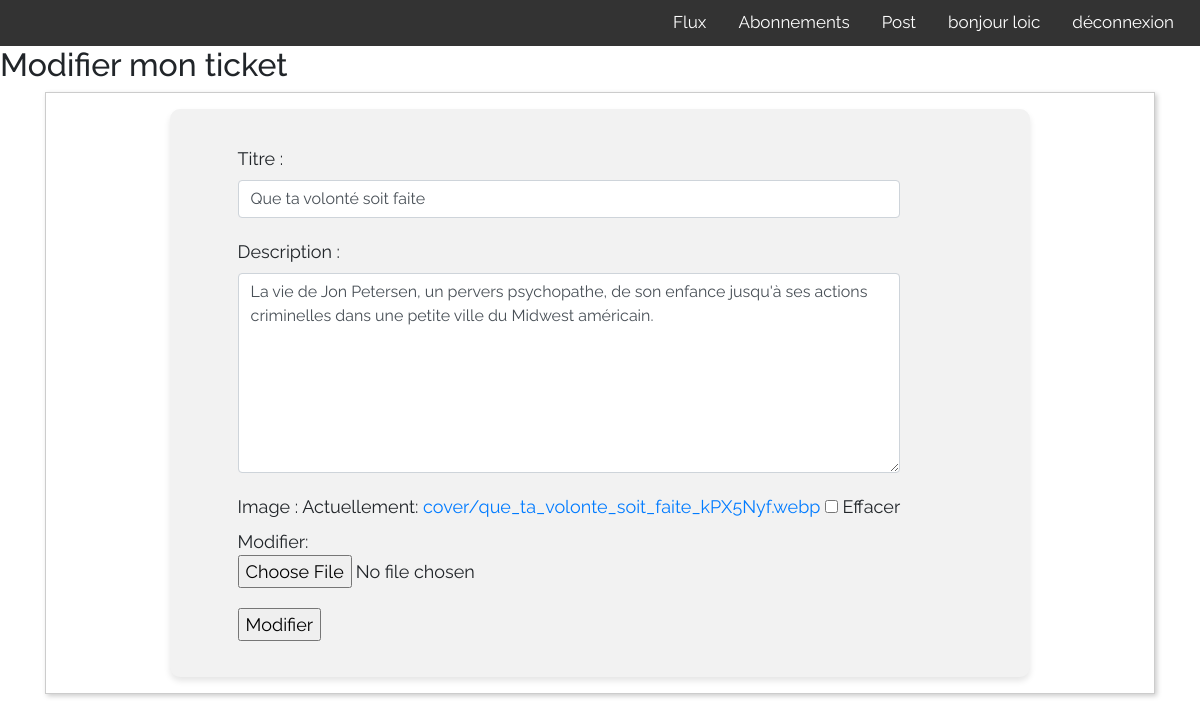
The page /edit_ticket/76/ (signed in) on the database its author committed.
### tickets/models.py (models this page shows, shortened)
class Ticket(models.Model):
	title = models.CharField(max_length=128)
	description = models.TextField(max_length=2048, blank=True)
	user = models.ForeignKey(User, on_delete=models.CASCADE)
	image = models.ImageField(upload_to='cover/', blank=True, null=True)
	time_created = models.DateTimeField(auto_now_add=True)
	has_review = models.BooleanField(default=False)
	class Meta:
		verbose_name = 'Ticket'
		verbose_name_plural = 'Tous les tickets'
		ordering = ["user"]

### tickets/views.py (the view)
# urls.py: path('edit_ticket/<int:ticket_id>/', views.edit_ticket, name='edit_ticket'),
@login_required(login_url='followers:login')
def edit_ticket(request: HttpRequest, ticket_id: int) -> HttpResponse:
	review = get_object_or_404(Ticket, pk=ticket_id)
	if request.method == 'POST':
		form = TicketCreateForm(request.POST, instance=review)
		if form.is_valid():
			form.save()
			return redirect('reviews:user_posts')
	else:
		form = TicketCreateForm(instance=review)
	return render(request, 'edit_ticket.html', {'form': form})

### tickets/views.py
class TicketCreateForm(forms.ModelForm):
	title = forms.CharField(max_length=128, label="Titre")
	description = forms.CharField(required=False, label="Description", widget=forms.Textarea(attrs={'class': 'form-control'}))
	image = forms.ImageField(required=False, label="Image")  # Ajout du champ pour l'image
	class Meta:
		model = Ticket
		exclude = ['ticket']
		fields = ['title', 'description', 'image', ]

### tickets/templates/tickets/edit_ticket.html (shortened to what this page needs)
{% extends 'base.html' %}
{% load crispy_forms_tags %}
{% load widget_tweaks %}
{% block content %}
  <h2>Modifier mon ticket</h2>
  <div class="container">
    <div class="post">
        <div class="post-content">
            <div class="btn-update-review">
             <form method="post" enctype="multipart/form-data" id="review-form">
                <div class="form-group">
                  {{ form.title.label_tag }}
                  {{ form.title|add_class:"form-control" }}
                </div>
                <div class="form-group">
                  {{ form.description.label_tag }}
                  {{ form.description|add_class:"form-control form-control-description" }}
                </div>
              <div class="form-group">
              {{ form.image.label_tag }}
              {{ form.image|add_class:"form-control-file" }}
              </div>
                <input type="submit" value="Modifier">
              </form>
            </div>
        </div>
    </div>
  </div>
{% endblock %}

### templates/base.html (shortened to what this page needs)
{% load static %}
<!DOCTYPE html>
<html lang="fr">
<head>
    <link rel="stylesheet" href="https://maxcdn.bootstrapcdn.com/bootstrap/4.0.0/css/bootstrap.min.css">
    <link rel="stylesheet" href="{% static 'css/style.css' %}">
    <link rel="stylesheet" href="https://use.fontawesome.com/releases/v5.14.0/css/all.css">
</head>
<body>
<nav>
  <ul>
      {% if request.user.is_authenticated %}
      <li><a href="{% url 'followers:logout' %}">déconnexion</a></li>
      <li><a href="{% url 'followers:profile' %}">bonjour {{ user.username }}</a></li>
      {% else %}
      <li><a href="{% url 'followers:login' %}">Se connecter</a></li>
      {% endif %}
      <li><a href="{% url 'reviews:user_post' %}">Post</a></li>
      <li><a href="{% url 'followers:follow' %}">Abonnements</a></li>
      <li><a href="{% url 'reviews:feed' %}">Flux</a></li>
  </ul>
</nav>
    <section class="hero">
        {% block content %}
        {% endblock %}
    </section>
</body>
</html>

### reviews/static/css/style.css (style rules this page uses)
body { background-color: white; font-family: 'Raleway', sans-serif; }
nav { background-color: #333; padding: 10px; }
nav ul { list-style-type: none; margin: 0; padding: 0; overflow: hidden; }
nav li { float: right; }
nav a { color: white; text-align: center; padding: 14px 16px; text-decoration: none; font-size: 17px; }
.container { width: 100%; margin: 0 auto; }
.post { padding: 1em; border: 1px solid #ccc; margin-bottom: 1em; box-shadow: 2px 2px 5px #ccc; }
.post-content { width: 80%; margin: 0 auto; font-size: 18px; line-height: 1.5; text-align: justify; padding: 20px; background-color: #f2f2f2; border-radius: 10px; box-shadow: 0 4px 6px rgba(0,0,0,0.1); }
.btn-update-review { display: flex; margin-top: 1rem; margin-bottom: 1rem; align-items: center; margin-left: 3rem; }
.form-control { font-size: 15px; border: 2px solid #ccc; border-radius: 4px; }
.post-content { padding: 20px; }
.form-group { margin-bottom: 20px; }
.form-control { width: 100%; height: calc(2.25rem + 2px); padding: 0.375rem 0.75rem; font-size: 1rem; font-weight: 400; line-height: 1.5; color: #495057; background-color: #fff; background-clip: padding-box; border: 1px solid #ced4da; border-radius: 0.25rem; transition: border-color 0.15s ease-in-out, box-shadow 0.15s ease-in-out; }
.form-control-description { height: 200px; }

### rows shown on the page
Ticket: title "Que ta volonté soit faite", description "La vie de Jon Petersen, un pervers psychopathe, de son enfance jusqu'à ses actions criminelles dans une petite ville du Midwest américain."

### other values the page prints
{{ user.username }} "loic"
